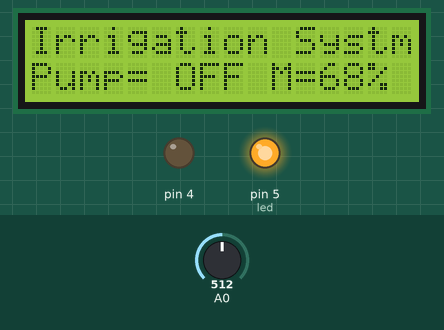
The sketch below on a simulated Arduino Uno, built with avr-gcc and run on an emulated ATmega328P. On the bench: 16×2 character LCD, output pins drawn as LEDs (lit = HIGH). Inputs (shaded band) come from the test bench; at power-on: A0 = 512. What the sketch prints to the serial monitor is not drawn.

Above: at 1.2 s.
1.3 s: A0 set to 769
At 2.6 s:
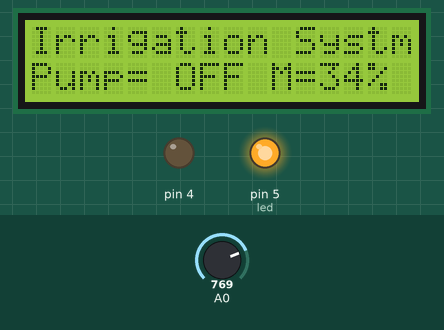
2.9 s: A0 set to 792
At 3.5 s:
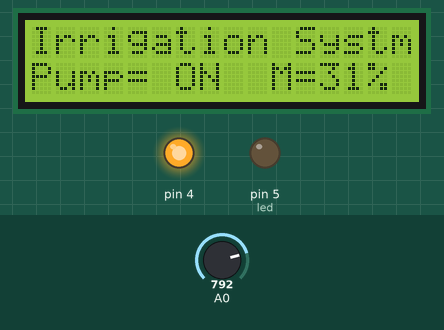
4.6 s: A0 set to 770
At 4.82 s:
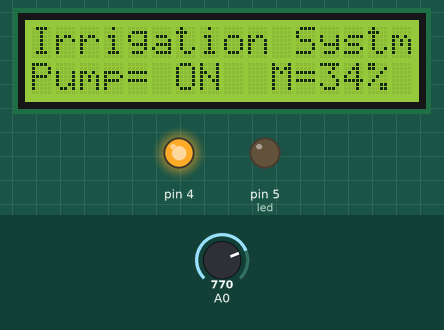
6.4 s: A0 set to 790
At 6.64 s:
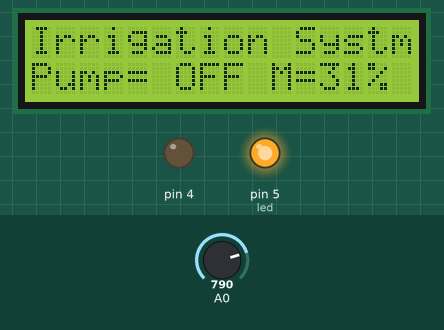
Timing chart, 0 to 9.2 s (numbered marks = the images above; inputs shaded):
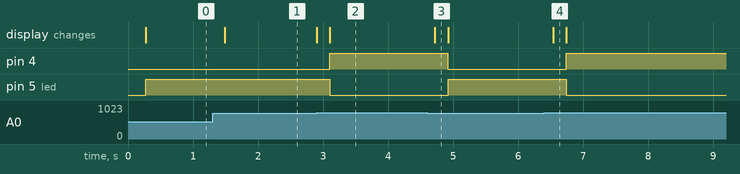

The sketch:

Water_irrigation_code.ino
```cpp
//Prateek
//www.prateeks.in

#include <Wire.h>
#include <LiquidCrystal.h>
LiquidCrystal lcd(12,11,10,9,8,7);


int m;
int percentage;
int led = 5;
int map_low = 1023;
int map_high = 280;
void setup() {
  // put your setup code here, to run once:
pinMode(A0, INPUT_PULLUP);
pinMode(4,OUTPUT);
pinMode(5,OUTPUT);
Serial.begin(9600);
 lcd.begin(16,2);
 lcd.clear();
  lcd.setCursor(0,0); // column, row
  lcd.print("Irrigation Systm");
  lcd.setCursor(0,1); // column, row
  lcd.print("Pump=");
   lcd.setCursor(10,1); // column, row
  lcd.print("M= ");

}

void loop() {
 int m= analogRead(A0);
Serial.println(m);
percentage = map(m, map_low, map_high, 0, 100);
 lcd.setCursor(10,1); // column, row
  lcd.print("M= ");
  if (percentage>100)
  {
    percentage = 100;
  }
 lcd.setCursor(12,1); // column, row
  lcd.print(percentage);
  lcd.print ("%");
  lcd.print ("  ");
  delay(200);
if (m>=780) //==> increase or decrease this value (between 1023 to 280) to change
            // the water pump on/off percent value (currently set to 33%)
            // this value shoud be 10 number higher then the value below.
{
  digitalWrite(4, HIGH);
  lcd.setCursor(6,1); // column, row
  lcd.print("ON ");
  digitalWrite (led,LOW);

  }

else if(m<=770) //=> increase or decrease this value (between 1023 to 280) to change
                // the water pump on/off percent value (currently set to 33%)
{
  digitalWrite(4, LOW);
  lcd.setCursor(6,1); // column, row
  lcd.print("OFF");
  digitalWrite (led,HIGH);
  }


}
```

Measured:
- the behaviour switches between 779 and 780 on A0 (found by bisection; images 1 and 2)
- after the input at 1.3 s, the display: changes after 0.19 s (image 1)
- after the input at 2.9 s, pin 4: LOW → HIGH after 0.20 s; pin 5 (led): HIGH → LOW after 0.20 s; the display: first changes at once (image 2 shows a later state)
- after the input at 4.6 s, pin 4: HIGH → LOW after 0.32 s; pin 5 (led): LOW → HIGH after 0.32 s; the display: changes after 0.12 s (image 3)
- after the input at 6.4 s, pin 4: LOW → HIGH after 0.34 s; pin 5 (led): HIGH → LOW after 0.34 s; the display: changes after 0.14 s (image 4)
